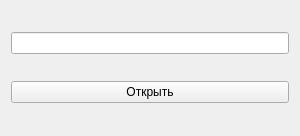
<?xml version="1.0" encoding="UTF-8"?>
<ui version="4.0">
 <class>StartWidget</class>
 <widget class="QWidget" name="StartWidget">
  <property name="geometry">
   <rect>
    <x>0</x>
    <y>0</y>
    <width>300</width>
    <height>136</height>
   </rect>
  </property>
  <property name="minimumSize">
   <size>
    <width>300</width>
    <height>100</height>
   </size>
  </property>
  <property name="windowTitle">
   <string>Form</string>
  </property>
  <layout class="QVBoxLayout" name="verticalLayout">
   <item>
    <widget class="QLineEdit" name="lineEdit"/>
   </item>
   <item>
    <widget class="QPushButton" name="pushButton">
     <property name="text">
      <string>Открыть</string>
     </property>
    </widget>
   </item>
  </layout>
 </widget>
 <tabstops>
  <tabstop>lineEdit</tabstop>
  <tabstop>pushButton</tabstop>
 </tabstops>
 <resources/>
 <connections/>
</ui>
